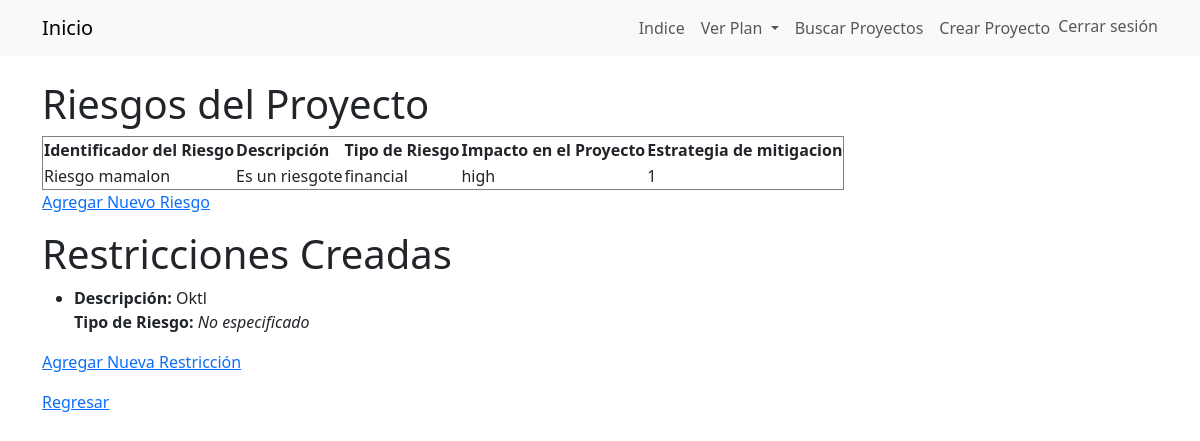
The page /project-plan/10/view-risks/ on the database as committed earlier.
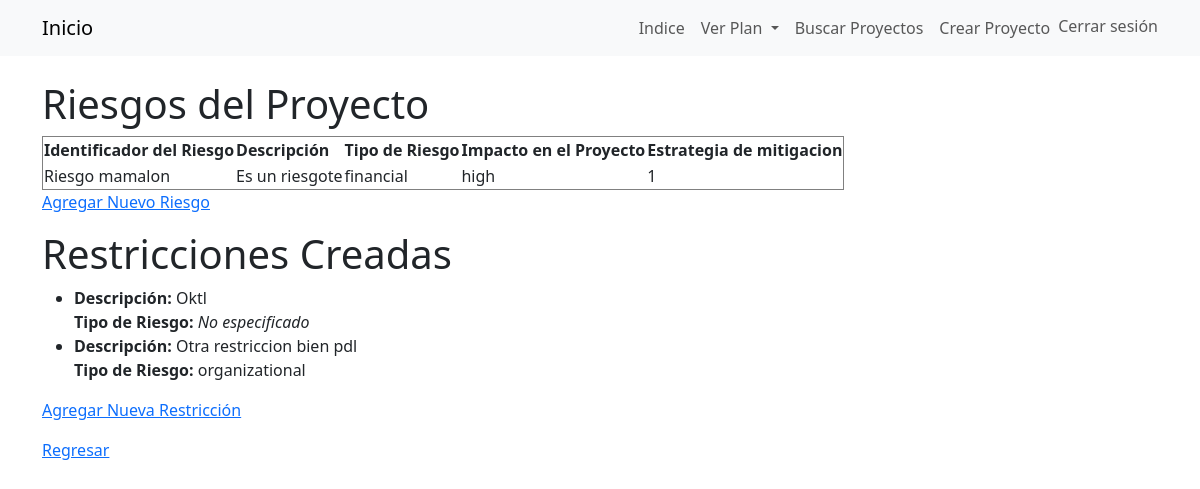
The same page on the database as committed later.
### creadorAPP/models.py (models this page shows, shortened)
class ProjectRisks(models.Model):
    RISK_TYPES = [
        ('Técnico', 'Técnico'),
        ('Organizativo', 'Organizativo'),
        ('Financiero', 'Financiero'),
    ]
    MITIGATION_STRATEGIES = [
        ('Evitar', 'Evitar'),
        ('Aceptar', 'Aceptar'),
        ('Transferir', 'Transferir'),
        ('Controlar', 'Controlar'),
    ]
    project_plan = models.ForeignKey(ProjectPlan, on_delete=models.CASCADE, related_name='risks')
    risk_identifier = models.CharField(max_length=50, unique=True)
    description = models.TextField()
    risk_type = models.CharField(max_length=30, choices=RISK_TYPES)
    identification_date = models.DateField(auto_now_add=True)
    probability = models.CharField(max_length=30, choices=[
        ('Baja', 'Baja'),
        ('Media', 'Media'),
        ('Alta', 'Alta'),
    ])
    severity_level = models.CharField(max_length=30, choices=[
        ('Bajo', 'Bajo'),
        ('Medio', 'Medio'),
        ('Alto', 'Alto'),
    ])
    mitigation_strategy = models.CharField(max_length=30, choices=MITIGATION_STRATEGIES)

class Restriccion(models.Model):
    RISK_TYPES = [
       ('Técnico', 'Técnico'),
        ('Organizativo', 'Organizativo'),
        ('Financiero', 'Financiero'),
    ]
    proyecto = models.ForeignKey(ProjectPlan, on_delete=models.CASCADE, related_name='restricciones')
    descripcion = models.TextField(help_text="Descripción de la restricción.")
    tipo_riesgo = models.CharField(
        max_length=30,
        choices=RISK_TYPES,
        verbose_name="Tipo de Riesgo",
        null=True,
        blank=True,
        help_text="Tipo de riesgo asociado con esta restricción."
    )
    fecha_creacion = models.DateTimeField(auto_now_add=True)

### creadorAPP/views.py (the view)
# urls.py: path('project-plan/<int:project_id>/view-risks/', views.view_risks, name='view_risks'),
def view_risks(request, project_id):
    project_risks = ProjectRisks.objects.filter(project_plan = project_id)
    restricciones = Restriccion.objects.filter(proyecto=project_id)
    return render(request, 'projects/view_risks.html', {'project_risks': project_risks, 'project_id': project_id, 'restricciones':restricciones})

### creadorAPP/templates/projects/view_risks.html (shortened to what this page needs)
{% extends 'base.html' %}
{% block content %}
<body>
    <h1>Riesgos del Proyecto</h1>
    {% if project_risks %}
        <table border="1">
            <thead>
                <tr>
                    <th>Identificador del Riesgo</th>
                    <th>Descripción</th>
                    <th>Tipo de Riesgo</th>
                    <th>Impacto en el Proyecto</th>
                    <th>Estrategia de mitigacion</th>
                </tr>
            </thead>
            <tbody>
                {% for risk in project_risks %}
                    <tr>
                        <td>{{ risk.risk_identifier }}</td>
                        <td>{{ risk.description }}</td>
                        <td>{{ risk.risk_type }}</td>
                        <td>{{ risk.severity_level }}</td>
                        <td>{{ risk.mitigation_strategy }}</td>
                    </tr>
                {% endfor %}
            </tbody>
        </table>
    {% else %}
        <p>No hay riesgos del proyecto registrados aún.</p>
    {% endif %}
    <p><a href="{% url 'define_risks' project_id %}">Agregar Nuevo Riesgo</a></p>
    <h1>Restricciones Creadas</h1>
    {% if restricciones %}
        <ul>
            {% for restriccion in restricciones %}
                <li>
                <strong>Descripción:</strong> {{ restriccion.descripcion }}<br>
                <strong>Tipo de Riesgo:</strong>
                {% if restriccion.tipo_riesgo %}
                    {{ restriccion.get_tipo_riesgo_display }}
                {% else %}
                    <em>No especificado</em>
                {% endif %}
                </li>
            {% endfor %}
        </ul>
    {% else %}
        <p>No hay restricciones creadas aún.</p>
    {% endif %}
    <p><a href="{% url 'agregar_restriccion' project_id %}">Agregar Nueva Restricción</a></p>
    <p><a href="{% url 'view_project_plan' project_id %}">Regresar</a></p>
</body>
{% endblock %}

Rows that differ between the two databases and show on the page:
added Restriccion: descripcion "Otra restriccion bien pdl", tipo_riesgo "organizational"
